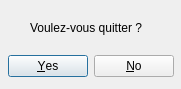
<?xml version="1.0" encoding="UTF-8"?>
<ui version="4.0">
 <class>Dialog_Quit</class>
 <widget class="QDialog" name="Dialog_Quit">
  <property name="windowModality">
   <enum>Qt::WindowModality::NonModal</enum>
  </property>
  <property name="geometry">
   <rect>
    <x>0</x>
    <y>0</y>
    <width>181</width>
    <height>89</height>
   </rect>
  </property>
  <property name="windowTitle">
   <string>Fermeture</string>
  </property>
  <property name="locale">
   <locale language="French" country="France"/>
  </property>
  <widget class="QDialogButtonBox" name="btn_quit">
   <property name="geometry">
    <rect>
     <x>-20</x>
     <y>50</y>
     <width>221</width>
     <height>32</height>
    </rect>
   </property>
   <property name="cursor">
    <cursorShape>WaitCursor</cursorShape>
   </property>
   <property name="toolTipDuration">
    <number>-3</number>
   </property>
   <property name="locale">
    <locale language="French" country="France"/>
   </property>
   <property name="orientation">
    <enum>Qt::Orientation::Horizontal</enum>
   </property>
   <property name="standardButtons">
    <set>QDialogButtonBox::StandardButton::No|QDialogButtonBox::StandardButton::Yes</set>
   </property>
   <property name="centerButtons">
    <bool>true</bool>
   </property>
  </widget>
  <widget class="QLabel" name="lbl_quit">
   <property name="geometry">
    <rect>
     <x>30</x>
     <y>20</y>
     <width>131</width>
     <height>16</height>
    </rect>
   </property>
   <property name="text">
    <string>Voulez-vous quitter ?</string>
   </property>
  </widget>
 </widget>
 <resources/>
 <connections>
  <connection>
   <sender>btn_quit</sender>
   <signal>accepted()</signal>
   <receiver>Dialog_Quit</receiver>
   <slot>accept()</slot>
   <hints>
    <hint type="sourcelabel">
     <x>248</x>
     <y>254</y>
    </hint>
    <hint type="destinationlabel">
     <x>157</x>
     <y>274</y>
    </hint>
   </hints>
  </connection>
  <connection>
   <sender>btn_quit</sender>
   <signal>rejected()</signal>
   <receiver>Dialog_Quit</receiver>
   <slot>reject()</slot>
   <hints>
    <hint type="sourcelabel">
     <x>316</x>
     <y>260</y>
    </hint>
    <hint type="destinationlabel">
     <x>286</x>
     <y>274</y>
    </hint>
   </hints>
  </connection>
 </connections>
</ui>
